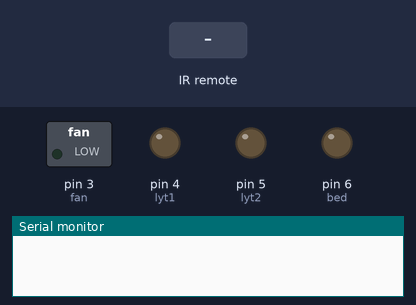
The sketch below on a simulated Arduino Uno, built with avr-gcc and run on an emulated ATmega328P. Shown: switched loads named in the sketch (green lamp = pin HIGH), output pins drawn as LEDs (lit = HIGH), the last lines printed to the serial monitor. The inputs (shaded band) are chosen by the test bench.

Above: at 1.2 s.
1.3 s: infrared code 0x5D3FC09E received
At 2.0 s:
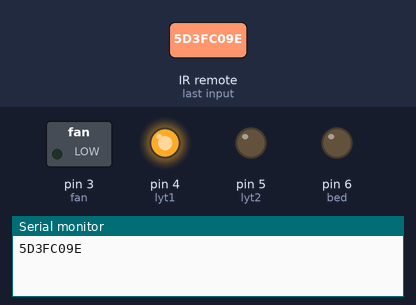
2.8 s: infrared code 0xE4ED513A received
At 3.1 s:
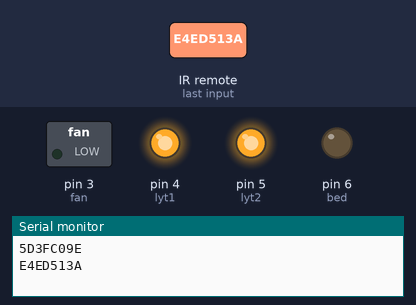
4.3 s: infrared code 0xFFD926 received
At 5.4 s:
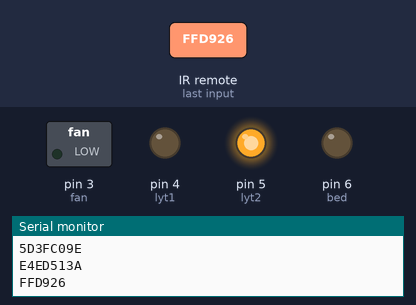
5.8 s: infrared code 0xC963CB9C received
At 6.6 s:
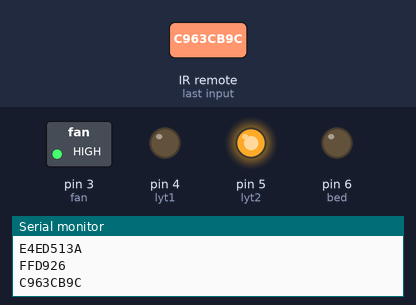
7.3 s: infrared code 0xFF9966 received
At 7.7 s:
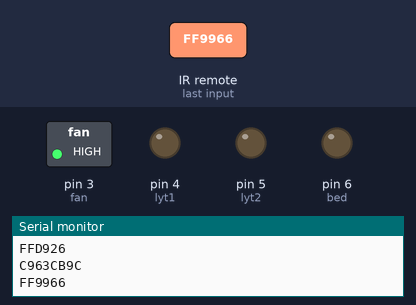
8.8 s: infrared code 0xFF7986 received
At 10.0 s:
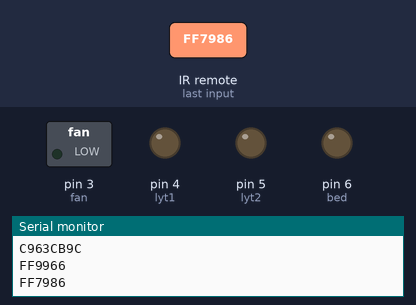
Timing chart, 0 to 11.3 s (numbered marks = the images above; inputs shaded):
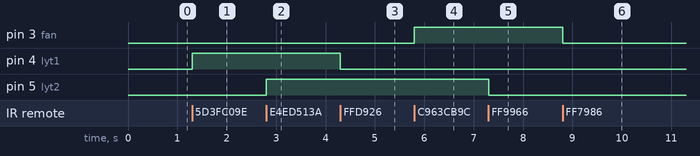

The sketch:

hme_auto_IR_remote.ino
```cpp
/*******************************************************************************
 * This is a simple home automation using IR receiver and
 * any remote. The principle behind it is every remote
 * sends our IR(infrared waves) each have different wavelenght
 * we just read those values using IR receiver
 * using any microcontroller or microprocessor we read those values
 * and save them
 *
 * here in this project we firstly take some reading of the remote
 * of our required buttons and compare and use the REALAY(electromagnetic switch)
 * to toggle them.
 * any problems and queires contact :- 9989209310  email :- dsaiaditya@gmail.com
 *********************************************************************************/

// hello vamsi hope you understand it easily

#include <IRremote.h>

const int IR_PIN = 8;   //declaring pin
IRrecv irrecv(IR_PIN);  // creating ir object and giving pin no.
decode_results results;  // creating variable results to store the IR values

//declaring the pin numbers
int fan=3;
int lyt1=4;
int lyt2=5;
int bed=6;

void setup(){
  Serial.begin(9600);
  irrecv.enableIRIn();  // to starat the ir receiver
  irrecv.blink13(true);  //to blink led on arduino everytime we press button on ir remote

  // configuring the pinMode of all the pins
  pinMode(fan,OUTPUT);
  pinMode(lyt1,OUTPUT);
  pinMode(lyt2,OUTPUT);
  pinMode(bed,OUTPUT);
}

// taking some boolean values to update the condition of the decives and toggle accordingly
bool f=false;
bool l1=false;
bool l2=false;
bool b=false;

void loop(){
  if (irrecv.decode(&results)) // if any sgnl recceived it store in results.value
  {
        Serial.println(results.value, HEX); // the received values are HEXADECIMAL values

     if(results.value== (0x72244F1A))
     {
        b=!b;  // toggling the pin if using not conditon
        digitalWrite(bed, b);
     }
     else if(results.value== 0x5D3FC09E || results.value==0xFFD926)
     {
        l1=!l1;
        digitalWrite(lyt1, l1);
     }
     else if(results.value== 0xE4ED513A || results.value==0xFF9966)
     {
        l2=!l2;
        digitalWrite(lyt2, l2);
     }
     else if(results.value== 0xC963CB9C || results.value==0xFF59A6)
     {
        f=!f;
        digitalWrite(fan, f);
     }
     else if(results.value== 0xD4F20360 || results.value==0xFF7986)
     {
        digitalWrite(fan, LOW);
        digitalWrite(lyt1, LOW);
        digitalWrite(lyt2, LOW);
        digitalWrite(bed, LOW);
     }
        irrecv.resume();  //used to reset the receiver and preaprre for nxt sgnl
  }
}
```

Measured:
- after the input at 1.3 s, pin 4 (lyt1): LOW → HIGH at once
- after the input at 2.8 s, pin 5 (lyt2): LOW → HIGH at once
- after the input at 4.3 s, pin 4 (lyt1): HIGH → LOW at once
- after the input at 5.8 s, pin 3 (fan): LOW → HIGH at once
- after the input at 7.3 s, pin 5 (lyt2): HIGH → LOW at once
- after the input at 8.8 s, pin 3 (fan): HIGH → LOW at once
